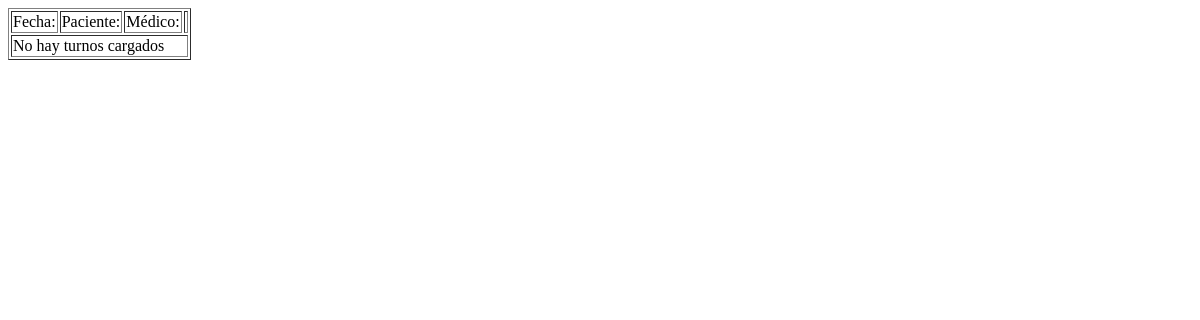
The app's page /turnos/, older data.
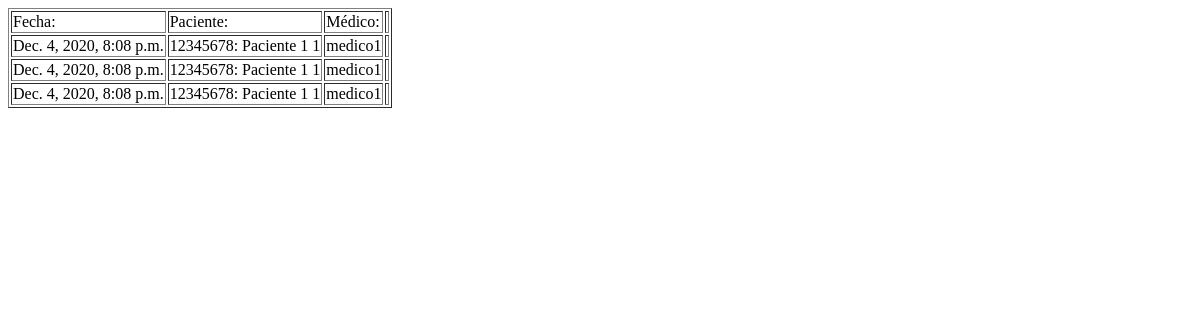
The same page, newer data.
### turnos/models.py (models this page shows, shortened)
class Turno(models.Model):
    fecha = models.DateTimeField(default=timezone.now)
    paciente = models.ForeignKey(pacientes_models.Paciente, on_delete=models.CASCADE)
    medico = models.ForeignKey(settings.AUTH_USER_MODEL, on_delete=models.CASCADE)
    asistio = models.BooleanField(null=True)

### pacientes/models.py (models this page shows)
class Paciente(models.Model):
    nombre = models.CharField(max_length=64)
    apellido = models.CharField(max_length=64)
    dni = models.CharField(unique=True, max_length=8, validators=[RegexValidator(r'^\d{1,10}$')])
    def __str__(self):
        return f"{self.dni}: {self.nombre} {self.apellido}"

### turnos/views.py (the view)
# urls.py: path("", views.index, name="index"),
def index(request):
    data = {
        'turnos': Turno.objects.all()
    }
    return render(request, 'turnos.html', data)

### turnos/templates/turnos.html (shortened to what this page needs)
{% extends 'layout.html' %}
{% block body %}
    <table border="1">
        <thead>
            <tr>
                <td>Fecha:</td>
                <td>Paciente:</td>
                <td>Médico:</td>
                <td>
                </td>
            </tr>
        </thead>
        <tbody>
            {% for turno in turnos %}
                {% if perms.pacientes.add_historia %}
                    {% if user.id == turno.medico.id %}
                    <tr>
                        <td>{{ turno.fecha }}</td>
                        <td>{{ turno.paciente }} {{ turno.paciente.id }}</td>
                        <td>{{ turno.medico }}</td>
                        <td>
                            {% if perms.turnos.view_turno %}
                            <a href="{% url 'pacientes:ver' turno.paciente.id %}"> Ver</a>
                            {% endif %}
                        </td>
                    </tr>
                    {% endif %}
                {% else %}
                <tr>
                    <td>{{ turno.fecha }}</td>
                    <td>{{ turno.paciente }} {{ turno.paciente.id }}</td>
                    <td>{{ turno.medico }}</td>
                    <td>
                    </td>
                </tr>
                {% endif %}
            {% empty %}
                <tr>
                    <td colspan="4">No hay turnos cargados</td>
                </tr>
            {% endfor %}
        </tbody>
    </table>
{% endblock  %}

Row changes from the older to the newer data that the page shows:
added Turno: fecha "Dec. 4, 2020, 8:08 p.m.", paciente "12345678: Paciente 1", paciente.id "1", medico "medico1"
added Turno: fecha "Dec. 4, 2020, 8:08 p.m.", paciente "12345678: Paciente 1", paciente.id "1", medico "medico1"
added Turno: fecha "Dec. 4, 2020, 8:08 p.m.", paciente "12345678: Paciente 1", paciente.id "1", medico "medico1"
Text that changed along with them:
text no longer shown: "No hay turnos cargados"
